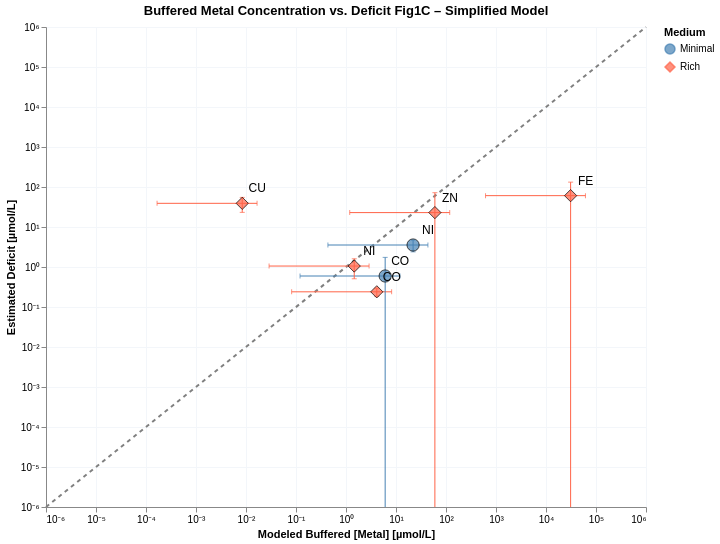

Here is the notebook cell this chart was saved with:
### Markdown cell above
### Plot 2 – Simplified model: estimated buffered [Metal] vs. M-M deficit

### Code cell
plot_df_simp = build_plot_df(
    est_simplified_minimal_lb, est_simplified_minimal_ub,
    est_simplified_rich_lb,    est_simplified_rich_ub,
    deficit_minimal, deficit_rich,
)

df = pl.from_pandas(plot_df_simp).with_columns([
    (pl.col("est_buf_center_M") * 1e6).alias("x_uM"),
    (pl.col("est_buf_lb_M")     * 1e6).alias("x_lb_uM"),
    (pl.col("est_buf_ub_M")     * 1e6).alias("x_ub_uM"),
    (pl.col("deficit_M")        * 1e6).alias("y_uM"),
    (pl.col("deficit_M_err")    * 1e6).alias("y_err_uM"),
])

DOMAIN_MIN = 1e-7   # just below your domain floor of 1e-6

df = df.with_columns([
    pl.max_horizontal(
        pl.col("y_uM") - pl.col("y_err_uM"),
        pl.lit(DOMAIN_MIN)
    ).alias("y_lo_uM"),
    (pl.col("y_uM") + pl.col("y_err_uM")).alias("y_hi_uM"),
])

base = alt.Chart(df).encode(
)
x_scale = alt.Scale(type="log", domain=[1e-6, 1e6])
y_scale = alt.Scale(type="log", domain=[1e-6, 1e6])

_ax_x = alt.Axis(labelExpr=_log_label_unicode, title="Modeled Buffered [Metal] [µmol/L]")
_ax_y = alt.Axis(labelExpr=_log_label_unicode, title="Estimated Deficit [µmol/L]")

ref_line = alt.Chart(ref_df).mark_line(strokeDash=[4,4], color="gray").encode(
    x=alt.X("v:Q", scale=x_scale, axis=_ax_x),
    y=alt.Y("v:Q", scale=y_scale, axis=_ax_y),
)
x_bars = base.mark_errorbar(ticks=True).encode(
    x=alt.X("x_lb_uM:Q", scale=x_scale, title=""),
    x2="x_ub_uM:Q",
    y=alt.Y("y_uM:Q", scale=y_scale),
    color="Medium:N",
)
y_bars = base.mark_errorbar(ticks=True, clip=True).encode(
    x=alt.X("x_uM:Q"),
    y=alt.Y("y_lo_uM:Q",  scale=y_scale, title=""),   # explicit log scale + clamped lower
    y2=alt.Y2("y_hi_uM:Q"),
    color="Medium:N",
)
points = base.mark_point(filled=True, size=150, stroke='black', strokeWidth=1).encode(
    x=alt.X("x_uM:Q", scale=x_scale, axis=_ax_x),
    y=alt.Y("y_uM:Q", scale=y_scale, axis=_ax_y),
    color=alt.Color("Medium:N",
        scale=alt.Scale(domain=["Minimal","Rich"], range=["steelblue","tomato"])),
    shape=alt.Shape("Medium:N",
        scale=alt.Scale(domain=["Minimal","Rich"], range=["circle","diamond"])),
)
# 5. Text labels
labels = base.mark_text(dx=15, dy=-15, fontSize=12).encode(
    x=alt.X("x_uM:Q", scale=alt.Scale(type="log")),
    y=alt.Y("y_uM:Q", scale=alt.Scale(type="log")),
    text="Element:N",
)
chart = (ref_line + x_bars + y_bars + points + labels).properties(
    width=600, height=480,
    title="Buffered Metal Concentration vs. Deficit Fig1C – Simplified Model"
).configure_axis(gridColor='#f3f6fa')
# chart.save('notebooks/cofactors/buffer_figures/buffered_metal_vs_deficit_simplified.svg')
chart

### Figure 1 — Vega-Lite specification as saved in the notebook (floating-point values rounded to 4 significant figures)
{"config": {"view": {"continuousWidth": 300, "continuousHeight": 300}, "axis": {"gridColor": "#f3f6fa"}}, "layer": [{"data": {"name": "data-1c3ca3cce69c13645fce19fabe446275"}, "mark": {"type": "line", "color": "gray", "strokeDash": [4, 4]}, "encoding": {"x": {"axis": {"labelExpr": "datum.value > 0 ? '10' + replace(replace(replace(replace(replace(replace(replace(replace(replace(replace(replace('' + round(log(datum.value)/LN10), '-','⁻'),'0','⁰'),'1','¹'),'2','²'),'3','³'),'4','⁴'),'5','⁵'),'6','⁶'),'7','⁷'),'8','⁸'),'9','⁹') : '0'", "title": "Modeled Buffered [Metal] [µmol/L]"}, "field": "v", "scale": {"domain": [1e-06, 1000000.0], "type": "log"}, "type": "quantitative"}, "y": {"axis": {"labelExpr": "datum.value > 0 ? '10' + replace(replace(replace(replace(replace(replace(replace(replace(replace(replace(replace('' + round(log(datum.value)/LN10), '-','⁻'),'0','⁰'),'1','¹'),'2','²'),'3','³'),'4','⁴'),'5','⁵'),'6','⁶'),'7','⁷'),'8','⁸'),'9','⁹') : '0'", "title": "Estimated Deficit [µmol/L]"}, "field": "v", "scale": {"domain": [1e-06, 1000000.0], "type": "log"}, "type": "quantitative"}}}, {"data": {"name": "data-059337117ab285a48c0aa82d9e9c4239"}, "mark": {"type": "errorbar", "ticks": true}, "encoding": {"color": {"field": "Medium", "type": "nominal"}, "x": {"field": "x_lb_uM", "scale": {"domain": [1e-06, 1000000.0], "type": "log"}, "title": "", "type": "quantitative"}, "x2": {"field": "x_ub_uM"}, "y": {"field": "y_uM", "scale": {"domain": [1e-06, 1000000.0], "type": "log"}, "type": "quantitative"}}}, {"data": {"name": "data-059337117ab285a48c0aa82d9e9c4239"}, "mark": {"type": "errorbar", "clip": true, "ticks": true}, "encoding": {"color": {"field": "Medium", "type": "nominal"}, "x": {"field": "x_uM", "type": "quantitative"}, "y": {"field": "y_lo_uM", "scale": {"domain": [1e-06, 1000000.0], "type": "log"}, "title": "", "type": "quantitative"}, "y2": {"field": "y_hi_uM"}}}, {"data": {"name": "data-059337117ab285a48c0aa82d9e9c4239"}, "mark": {"type": "point", "filled": true, "size": 150, "stroke": "black", "strokeWidth": 1}, "encoding": {"color": {"field": "Medium", "scale": {"domain": ["Minimal", "Rich"], "range": ["steelblue", "tomato"]}, "type": "nominal"}, "shape": {"field": "Medium", "scale": {"domain": ["Minimal", "Rich"], "range": ["circle", "diamond"]}, "type": "nominal"}, "x": {"axis": {"labelExpr": "datum.value > 0 ? '10' + replace(replace(replace(replace(replace(replace(replace(replace(replace(replace(replace('' + round(log(datum.value)/LN10), '-','⁻'),'0','⁰'),'1','¹'),'2','²'),'3','³'),'4','⁴'),'5','⁵'),'6','⁶'),'7','⁷'),'8','⁸'),'9','⁹') : '0'", "title": "Modeled Buffered [Metal] [µmol/L]"}, "field": "x_uM", "scale": {"domain": [1e-06, 1000000.0], "type": "log"}, "type": "quantitative"}, "y": {"axis": {"labelExpr": "datum.value > 0 ? '10' + replace(replace(replace(replace(replace(replace(replace(replace(replace(replace(replace('' + round(log(datum.value)/LN10), '-','⁻'),'0','⁰'),'1','¹'),'2','²'),'3','³'),'4','⁴'),'5','⁵'),'6','⁶'),'7','⁷'),'8','⁸'),'9','⁹') : '0'", "title": "Estimated Deficit [µmol/L]"}, "field": "y_uM", "scale": {"domain": [1e-06, 1000000.0], "type": "log"}, "type": "quantitative"}}}, {"data": {"name": "data-059337117ab285a48c0aa82d9e9c4239"}, "mark": {"type": "text", "dx": 15, "dy": -15, "fontSize": 12}, "encoding": {"text": {"field": "Element", "type": "nominal"}, "x": {"field": "x_uM", "scale": {"type": "log"}, "type": "quantitative"}, "y": {"field": "y_uM", "scale": {"type": "log"}, "type": "quantitative"}}}], "height": 480, "title": "Buffered Metal Concentration vs. Deficit Fig1C – Simplified Model", "width": 600, "$schema": "https://vega.github.io/schema/vega-lite/v5.20.1.json", "datasets": {"data-1c3ca3cce69c13645fce19fabe446275": [{"v": 1e-06}, {"v": 1000000.0}], "data-059337117ab285a48c0aa82d9e9c4239": [{"Medium": "Minimal", "Element": "CO", "est_buf_lb_M": 1.204e-07, "est_buf_ub_M": 1.202e-05, "est_buf_center_M": 6.07e-06, "deficit_M": 5.957e-07, "deficit_M_err": 1.145e-06, "x_uM": 6.07, "x_lb_uM": 0.1204, "x_ub_uM": 12.02, "y_uM": 0.5957, "y_err_uM": 1.145, "y_lo_uM": 1e-07, "y_hi_uM": 1.741}, {"Medium": "Minimal", "Element": "NI", "est_buf_lb_M": 4.348e-07, "est_buf_ub_M": 4.348e-05, "est_buf_center_M": 2.196e-05, "deficit_M": 3.546e-06, "deficit_M_err": 1.154e-06, "x_uM": 21.96, "x_lb_uM": 0.4348, "x_ub_uM": 43.48, "y_uM": 3.546, "y_err_uM": 1.154, "y_lo_uM": 2.392, "y_hi_uM": 4.7}, {"Medium": "Rich", "Element": "FE", "est_buf_lb_M": 0.0006172, "est_buf_ub_M": 0.06153, "est_buf_center_M": 0.03107, "deficit_M": 6.076e-05, "deficit_M_err": 7.159e-05, "x_uM": 31070.0, "x_lb_uM": 617.2, "x_ub_uM": 61530.0, "y_uM": 60.76, "y_err_uM": 71.59, "y_lo_uM": 1e-07, "y_hi_uM": 132.4}, {"Medium": "Rich", "Element": "CO", "est_buf_lb_M": 8.183e-08, "est_buf_ub_M": 8.176e-06, "est_buf_center_M": 4.129e-06, "deficit_M": 2.397e-07, "deficit_M_err": 5.403e-08, "x_uM": 4.129, "x_lb_uM": 0.08183, "x_ub_uM": 8.176, "y_uM": 0.2397, "y_err_uM": 0.05403, "y_lo_uM": 0.1856, "y_hi_uM": 0.2937}, {"Medium": "Rich", "Element": "NI", "est_buf_lb_M": 2.895e-08, "est_buf_ub_M": 2.895e-06, "est_buf_center_M": 1.462e-06, "deficit_M": 1.057e-06, "deficit_M_err": 5.487e-07, "x_uM": 1.462, "x_lb_uM": 0.02895, "x_ub_uM": 2.895, "y_uM": 1.057, "y_err_uM": 0.5487, "y_lo_uM": 0.5079, "y_hi_uM": 1.605}, {"Medium": "Rich", "Element": "CU", "est_buf_lb_M": 1.665e-10, "est_buf_ub_M": 1.665e-08, "est_buf_center_M": 8.407e-09, "deficit_M": 3.91e-05, "deficit_M_err": 1.588e-05, "x_uM": 0.008407, "x_lb_uM": 0.0001665, "x_ub_uM": 0.01665, "y_uM": 39.1, "y_err_uM": 15.88, "y_lo_uM": 23.22, "y_hi_uM": 54.98}, {"Medium": "Rich", "Element": "ZN", "est_buf_lb_M": 1.187e-06, "est_buf_ub_M": 0.0001187, "est_buf_center_M": 5.993e-05, "deficit_M": 2.29e-05, "deficit_M_err": 4.917e-05, "x_uM": 59.93, "x_lb_uM": 1.187, "x_ub_uM": 118.7, "y_uM": 22.9, "y_err_uM": 49.17, "y_lo_uM": 1e-07, "y_hi_uM": 72.08}]}}
